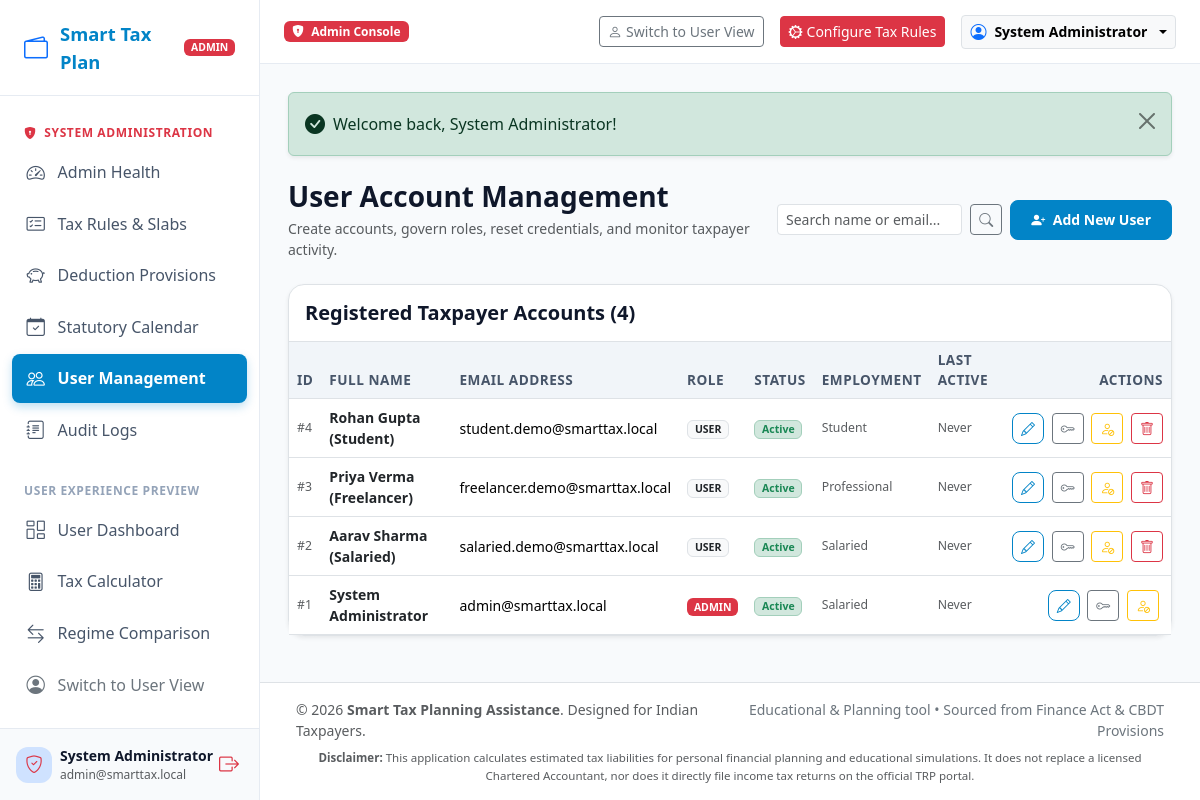
The page /admin/users.php (signed in) on the database its author committed.
### tables this page shows
CREATE TABLE `users` (
    `id` INT AUTO_INCREMENT PRIMARY KEY,
    `name` VARCHAR(150) NOT NULL,
    `email` VARCHAR(191) NOT NULL UNIQUE,
    `password_hash` VARCHAR(255) NOT NULL,
    `role` ENUM('user', 'admin') NOT NULL DEFAULT 'user',
    `status` ENUM('active', 'inactive', 'suspended') NOT NULL DEFAULT 'active',
    `last_login` DATETIME NULL,
    `created_at` DATETIME NOT NULL DEFAULT CURRENT_TIMESTAMP,
    `updated_at` DATETIME NOT NULL DEFAULT CURRENT_TIMESTAMP ON UPDATE CURRENT_TIMESTAMP,
    INDEX `idx_users_email` (`email`),
    INDEX `idx_users_role` (`role`)
);

CREATE TABLE `financial_profiles` (
    `id` INT AUTO_INCREMENT PRIMARY KEY,
    `user_id` INT NOT NULL,
    `financial_year` VARCHAR(10) NOT NULL DEFAULT '2024-25',
    `employment_category` ENUM('salaried', 'self_employed', 'professional', 'student', 'senior_citizen') NOT NULL DEFAULT 'salaried',
    `residential_status` ENUM('resident', 'nri', 'rnor') NOT NULL DEFAULT 'resident',
    `age_category` ENUM('below_60', 'senior_60_80', 'super_senior_80') NOT NULL DEFAULT 'below_60',
    `state` VARCHAR(100) NOT NULL DEFAULT 'Delhi',
    `pan_number` VARCHAR(20) NULL,
    `default_regime` ENUM('new', 'old') NOT NULL DEFAULT 'new',
    `created_at` DATETIME NOT NULL DEFAULT CURRENT_TIMESTAMP,
    `updated_at` DATETIME NOT NULL DEFAULT CURRENT_TIMESTAMP ON UPDATE CURRENT_TIMESTAMP,
    INDEX `idx_profiles_user_fy` (`user_id`, `financial_year`),
    CONSTRAINT `fk_profile_user` FOREIGN KEY (`user_id`) REFERENCES `users` (`id`) ON DELETE CASCADE
);

### admin/users.php (the view, shortened to what the rows shown need)
<?php
require_once __DIR__ . '/../config/app.php';
require_once __DIR__ . '/../repositories/UserRepository.php';
$pdo = getDb();
$userRepo = new UserRepository($pdo);
$search = trim($_GET['search'] ?? '');
$users = $userRepo->getAllUsers(100, 0, $search);
require_once __DIR__ . '/../includes/header.php';
?>
<div class="glass-card bg-white border shadow-sm">
    <div class="table-responsive">
        <table class="table table-hover table-financial mb-0 align-middle small">
            <thead>
                <tr>
                    <th>ID</th>
                    <th>Full Name</th>
                    <th>Email Address</th>
                    <th>Role</th>
                    <th>Status</th>
                    <th>Employment</th>
                    <th>Last Active</th>
                    <th class="text-end">Actions</th>
                </tr>
            </thead>
            <tbody>
                <?php foreach ($users as $u): ?>
                    <tr>
                        <td class="text-muted small">#<?= $u['id'] ?></td>
                        <td class="fw-semibold text-dark"><?= e($u['name']) ?></td>
                        <td><?= e($u['email']) ?></td>
                        <td>
                            <span class="badge <?= $u['role'] === 'admin' ? 'bg-danger' : 'bg-light text-dark border' ?>">
                                <?= strtoupper($u['role']) ?>
                            </span>
                        </td>
                        <td>
                            <span class="badge <?= $u['status'] === 'active' ? 'bg-success-subtle text-success border border-success-subtle' : 'bg-warning-subtle text-warning border border-warning-subtle' ?>">
                                <?= ucfirst($u['status']) ?>
                            </span>
                        </td>
                        <td class="small text-muted"><?= e(ucfirst(str_replace('_', ' ', $u['employment_category'] ?? 'Salaried'))) ?></td>
                        <td class="small text-muted"><?= !empty($u['last_login']) ? date('d M Y, h:i A', strtotime($u['last_login'])) : 'Never' ?></td>
                        <td class="text-end text-nowrap">
                            <button type="button" class="btn btn-sm btn-outline-primary me-1" onclick='openEditUserModal(<?= json_encode($u) ?>)' title="Edit User">
                                <i class="bi bi-pencil"></i>
                            </button>
                            <button type="button" class="btn btn-sm btn-outline-secondary me-1" onclick="openResetPasswordModal(<?= $u['id'] ?>, '<?= e($u['name']) ?>')" title="Reset Password">
                                <i class="bi bi-key"></i>
                            </button>
                            <form method="POST" action="<?= baseUrl('admin/users.php') ?>" class="d-inline">
                                <button type="submit" class="btn btn-sm <?= $u['status'] === 'active' ? 'btn-outline-warning' : 'btn-outline-success' ?> me-1" title="<?= $u['status'] === 'active' ? 'Deactivate Account' : 'Activate Account' ?>">
                                    <i class="bi <?= $u['status'] === 'active' ? 'bi-person-slash' : 'bi-person-check' ?>"></i>
                                </button>
                            </form>
                            <?php if ($u['id'] !== $_SESSION['user_id']): ?>
                                <form method="POST" action="<?= baseUrl('admin/users.php') ?>" class="d-inline" onsubmit="return confirm('Permanently delete user #<?= $u['id'] ?> and all their records?');">
                                    <button type="submit" class="btn btn-sm btn-outline-danger" title="Delete Account">
                                        <i class="bi bi-trash"></i>
                                    </button>
                                </form>
                            <?php endif; ?>
                        </td>
                    </tr>
                <?php endforeach; ?>
            </tbody>
        </table>
    </div>
</div>
<?php require_once __DIR__ . '/../includes/footer.php'; ?>

### includes/header.php (shortened to what the rows shown need)
<?php
require_once __DIR__ . '/../config/app.php';
$flash = getFlash();
?>
<!DOCTYPE html>
<html lang="en">
<head>
    <link href="https://cdn.jsdelivr.net/npm/bootstrap@5.3.2/dist/css/bootstrap.min.css" rel="stylesheet">
    <link rel="stylesheet" href="https://cdn.jsdelivr.net/npm/bootstrap-icons@1.11.3/font/bootstrap-icons.min.css">
    <link rel="stylesheet" href="<?= baseUrl('assets/css/style.css') ?>">
    <link rel="stylesheet" href="<?= baseUrl('assets/css/dashboard.css') ?>">
    <link rel="stylesheet" href="<?= baseUrl('assets/css/admin.css') ?>">
</head>
<body>
<?php if (isLoggedIn()): ?>
<div class="app-wrapper">
    <?php require_once __DIR__ . '/sidebar.php'; ?>
    <div class="app-main">
        <header class="app-navbar no-print">
            <div class="d-flex align-items-center gap-3">
                <div class="d-none d-md-flex align-items-center gap-2">
                    <?php if ($isAdminDir || $isAdmin): ?>
                        <span class="badge bg-danger text-white px-2 py-1">
                            <i class="bi bi-shield-lock-fill me-1"></i> Admin Console
                        </span>
                    <?php endif; ?>
                </div>
            </div>
            <div class="d-flex align-items-center gap-3">
                <?php if ($isAdminDir || $isAdmin): ?>
                    <a href="<?= baseUrl('admin/switch.php?to=user') ?>" class="btn btn-sm btn-outline-secondary d-none d-sm-inline-flex align-items-center gap-1" title="Switch to regular user view">
                        <i class="bi bi-person"></i> Switch to User View
                    </a>
                    <a href="<?= baseUrl('admin/tax_rules.php') ?>" class="btn btn-sm btn-danger d-none d-sm-inline-flex align-items-center gap-1">
                        <i class="bi bi-gear-wide-connected"></i> Configure Tax Rules
                    </a>
                <?php endif; ?>
                <div class="dropdown">
                    <button class="btn btn-sm btn-light border dropdown-toggle d-flex align-items-center gap-2" type="button" data-bs-toggle="dropdown" aria-expanded="false">
                        <i class="bi bi-person-circle fs-6 text-primary"></i>
                        <span class="d-none d-md-inline fw-semibold"><?= e($user['name'] ?? 'Account') ?></span>
                    </button>
                </div>
            </div>
        </header>
        <main class="app-content">
            <?php if ($flash): ?>
                <div class="alert alert-<?= e($flash['type']) ?> alert-dismissible fade show shadow-sm mb-4" role="alert">
                    <div class="d-flex align-items-center gap-2">
                        <?php if ($flash['type'] === 'success'): ?>
                            <i class="bi bi-check-circle-fill fs-5"></i>
                        <?php elseif ($flash['type'] === 'danger'): ?>
                            <i class="bi bi-exclamation-triangle-fill fs-5"></i>
                        <?php else: ?>
                            <i class="bi bi-info-circle-fill fs-5"></i>
                        <?php endif; ?>
                        <div><?= e($flash['message']) ?></div>
                    </div>
                    <button type="button" class="btn-close" data-bs-dismiss="alert" aria-label="Close"></button>
                </div>
            <?php endif; ?>
<?php endif; ?>

### includes/sidebar.php (shortened to what the rows shown need)
<?php
$currentScript = basename($_SERVER['PHP_SELF'] ?? '');
$user = currentUser();
$isAdmin = ($user['role'] ?? '') === 'admin';
$isAdminDir = str_contains($_SERVER['SCRIPT_NAME'] ?? '', '/admin/');
?>
<aside class="app-sidebar no-print">
    <a href="<?= ($isAdminDir || $isAdmin) ? baseUrl('admin/dashboard.php') : baseUrl('dashboard.php') ?>" class="sidebar-brand">
        <i class="bi bi-wallet2 text-primary"></i>
        <span>Smart Tax Plan</span>
        <?php if ($isAdminDir || $isAdmin): ?>
            <span class="badge bg-danger small ms-auto" style="font-size:0.65rem;">ADMIN</span>
        <?php endif; ?>
    </a>
    <div class="sidebar-menu">
        <?php if ($isAdminDir || $isAdmin): ?>
            <div class="sidebar-section-title text-danger fw-bold">
                <i class="bi bi-shield-lock-fill me-1"></i> System Administration
            </div>
            <a href="<?= baseUrl('admin/dashboard.php') ?>" class="sidebar-link <?= ($currentScript === 'dashboard.php' && $isAdminDir) ? 'active' : '' ?>">
                <i class="bi bi-speedometer2"></i>
                <span>Admin Health</span>
            </a>
            <a href="<?= baseUrl('admin/tax_rules.php') ?>" class="sidebar-link <?= ($currentScript === 'tax_rules.php') ? 'active' : '' ?>">
                <i class="bi bi-card-checklist"></i>
                <span>Tax Rules &amp; Slabs</span>
            </a>
            <a href="<?= baseUrl('admin/provisions.php') ?>" class="sidebar-link <?= ($currentScript === 'provisions.php') ? 'active' : '' ?>">
                <i class="bi bi-piggy-bank"></i>
                <span>Deduction Provisions</span>
            </a>
            <a href="<?= baseUrl('admin/calendar.php') ?>" class="sidebar-link <?= ($currentScript === 'calendar.php') ? 'active' : '' ?>">
                <i class="bi bi-calendar-check"></i>
                <span>Statutory Calendar</span>
            </a>
            <a href="<?= baseUrl('admin/users.php') ?>" class="sidebar-link <?= ($currentScript === 'users.php') ? 'active' : '' ?>">
                <i class="bi bi-people"></i>
                <span>User Management</span>
            </a>
            <a href="<?= baseUrl('admin/audit_logs.php') ?>" class="sidebar-link <?= ($currentScript === 'audit_logs.php') ? 'active' : '' ?>">
                <i class="bi bi-journal-text"></i>
                <span>Audit Logs</span>
            </a>
            <div class="sidebar-section-title mt-3">User Experience Preview</div>
            <a href="<?= baseUrl('dashboard.php') ?>" class="sidebar-link <?= ($currentScript === 'dashboard.php' && !$isAdminDir) ? 'active' : '' ?>">
                <i class="bi bi-columns-gap"></i>
                <span>User Dashboard</span>
            </a>
            <a href="<?= baseUrl('tax_calculator.php') ?>" class="sidebar-link <?= ($currentScript === 'tax_calculator.php') ? 'active' : '' ?>">
                <i class="bi bi-calculator"></i>
                <span>Tax Calculator</span>
            </a>
            <a href="<?= baseUrl('regime_comparison.php') ?>" class="sidebar-link <?= ($currentScript === 'regime_comparison.php') ? 'active' : '' ?>">
                <i class="bi bi-arrow-left-right"></i>
                <span>Regime Comparison</span>
            </a>
            <a href="<?= baseUrl('admin/switch.php?to=user') ?>" class="sidebar-link text-secondary">
                <i class="bi bi-person-circle"></i>
                <span>Switch to User View</span>
            </a>
        <?php endif; ?>
    </div>
    <div class="sidebar-user-footer">
        <div class="d-flex align-items-center justify-content-between">
            <div class="d-flex align-items-center gap-2 overflow-hidden">
                <div class="stat-icon bg-primary-subtle text-primary" style="width:36px;height:36px;font-size:1.1rem;">
                    <i class="bi <?= ($isAdminDir || $isAdmin) ? 'bi-shield-check text-danger' : 'bi-person text-primary' ?>"></i>
                </div>
                <div class="text-truncate">
                    <div class="fw-semibold text-truncate small"><?= e($user['name'] ?? 'User') ?></div>
                    <div class="text-muted text-truncate" style="font-size:0.75rem;"><?= e($user['email'] ?? '') ?></div>
                </div>
            </div>
            <a href="<?= baseUrl('logout.php') ?>" class="text-danger p-1" title="Sign Out">
                <i class="bi bi-box-arrow-right fs-5"></i>
            </a>
        </div>
    </div>
</aside>

### rows shown on the page
users: name "System Administrator", email "admin@smarttax.local"
financial_profiles: user "4", user.name "Rohan Gupta (Student)", user.email "student.demo@smarttax.local", user.role "USER", user.status "Active", employment_category "Student"
financial_profiles: user "3", user.name "Priya Verma (Freelancer)", user.email "freelancer.demo@smarttax.local", user.role "USER", user.status "Active", employment_category "Professional"
financial_profiles: user "2", user.name "Aarav Sharma (Salaried)", user.email "salaried.demo@smarttax.local", user.role "USER", user.status "Active", employment_category "Salaried"
financial_profiles: user "1", user.name "System Administrator", user.email "admin@smarttax.local", user.role "ADMIN", user.status "Active", employment_category "Salaried"

### other values the page prints
$flash['message'] "Welcome back, System Administrator!"
count($users) "4"
